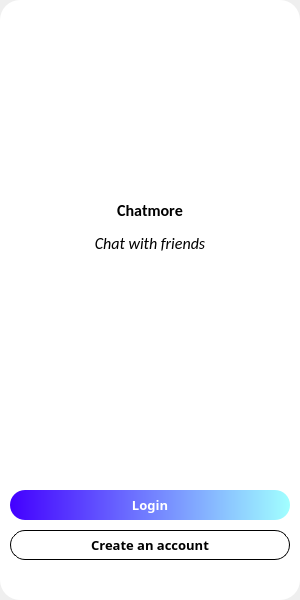
<?xml version="1.0" encoding="UTF-8"?>
<ui version="4.0">
 <class>MainWindow</class>
 <widget class="QMainWindow" name="MainWindow">
  <property name="geometry">
   <rect>
    <x>0</x>
    <y>0</y>
    <width>300</width>
    <height>600</height>
   </rect>
  </property>
  <property name="windowTitle">
   <string>MainWindow</string>
  </property>
  <widget class="QWidget" name="centralwidget">
   <layout class="QVBoxLayout" name="verticalLayout_2">
    <property name="leftMargin">
     <number>0</number>
    </property>
    <property name="topMargin">
     <number>0</number>
    </property>
    <property name="rightMargin">
     <number>0</number>
    </property>
    <property name="bottomMargin">
     <number>0</number>
    </property>
    <item>
     <widget class="QWidget" name="widget" native="true">
      <property name="minimumSize">
       <size>
        <width>300</width>
        <height>600</height>
       </size>
      </property>
      <property name="maximumSize">
       <size>
        <width>300</width>
        <height>600</height>
       </size>
      </property>
      <property name="styleSheet">
       <string notr="true">QWidget#widget{
	background: rgb(255, 255, 255);
	border-radius:20px;
}</string>
      </property>
      <layout class="QVBoxLayout" name="verticalLayout">
       <property name="spacing">
        <number>10</number>
       </property>
       <property name="leftMargin">
        <number>10</number>
       </property>
       <property name="topMargin">
        <number>40</number>
       </property>
       <property name="rightMargin">
        <number>10</number>
       </property>
       <property name="bottomMargin">
        <number>40</number>
       </property>
       <item>
        <widget class="QLabel" name="label">
         <property name="minimumSize">
          <size>
           <width>0</width>
           <height>100</height>
          </size>
         </property>
         <property name="maximumSize">
          <size>
           <width>16777215</width>
           <height>100</height>
          </size>
         </property>
         <property name="text">
          <string/>
         </property>
         <property name="scaledContents">
          <bool>true</bool>
         </property>
        </widget>
       </item>
       <item>
        <spacer name="verticalSpacer_2">
         <property name="orientation">
          <enum>Qt::Vertical</enum>
         </property>
         <property name="sizeType">
          <enum>QSizePolicy::Fixed</enum>
         </property>
         <property name="sizeHint" stdset="0">
          <size>
           <width>20</width>
           <height>50</height>
          </size>
         </property>
        </spacer>
       </item>
       <item>
        <widget class="QLabel" name="label_2">
         <property name="font">
          <font>
           <family>Calibri</family>
           <pointsize>10</pointsize>
           <weight>75</weight>
           <bold>true</bold>
           <kerning>false</kerning>
          </font>
         </property>
         <property name="styleSheet">
          <string notr="true">color: rgb(0,0,0);</string>
         </property>
         <property name="text">
          <string>&lt;html&gt;&lt;head/&gt;&lt;body&gt;&lt;p align=&quot;center&quot;&gt;&lt;span style=&quot; font-size:12pt;&quot;&gt;Chatmore&lt;/span&gt;&lt;/p&gt;&lt;p align=&quot;center&quot;&gt;&lt;span style=&quot; font-size:12pt; font-weight:400; font-style:italic;&quot;&gt;Chat with friends&lt;/span&gt;&lt;/p&gt;&lt;/body&gt;&lt;/html&gt;</string>
         </property>
        </widget>
       </item>
       <item>
        <spacer name="verticalSpacer_3">
         <property name="orientation">
          <enum>Qt::Vertical</enum>
         </property>
         <property name="sizeType">
          <enum>QSizePolicy::Expanding</enum>
         </property>
         <property name="sizeHint" stdset="0">
          <size>
           <width>20</width>
           <height>130</height>
          </size>
         </property>
        </spacer>
       </item>
       <item>
        <widget class="QPushButton" name="pushButton">
         <property name="minimumSize">
          <size>
           <width>0</width>
           <height>30</height>
          </size>
         </property>
         <property name="maximumSize">
          <size>
           <width>16777215</width>
           <height>30</height>
          </size>
         </property>
         <property name="font">
          <font>
           <family>Monotype Corsiva</family>
           <pointsize>10</pointsize>
           <weight>75</weight>
           <bold>true</bold>
          </font>
         </property>
         <property name="cursor">
          <cursorShape>PointingHandCursor</cursorShape>
         </property>
         <property name="styleSheet">
          <string notr="true">QPushButton#pushButton{
	color:rgb(255, 255, 255);
	border-radius: 15px;

	background-color: qlineargradient(spread:pad, x1:0, y1:0, x2:1, y2:0, stop:0 rgba(67, 0, 255, 255), stop:1 rgba(161, 255, 255, 255));
}
QPushButton#pushButton:hover{
	background-color:qlineargradient(spread:pad, x1:0, y1:0, x2:1, y2:0, stop:0 rgba(67, 0, 255, 215), stop:1 rgba(161, 255, 255, 255))
}</string>
         </property>
         <property name="text">
          <string>Login</string>
         </property>
        </widget>
       </item>
       <item>
        <widget class="QPushButton" name="pushButton_2">
         <property name="minimumSize">
          <size>
           <width>0</width>
           <height>30</height>
          </size>
         </property>
         <property name="maximumSize">
          <size>
           <width>16777215</width>
           <height>30</height>
          </size>
         </property>
         <property name="font">
          <font>
           <family>Monotype Corsiva</family>
           <pointsize>10</pointsize>
           <weight>75</weight>
           <bold>true</bold>
          </font>
         </property>
         <property name="cursor">
          <cursorShape>PointingHandCursor</cursorShape>
         </property>
         <property name="styleSheet">
          <string notr="true">QPushButton#pushButton_2{
	color:rgb(0, 0, 0);
	border-radius: 15px;
	border:1px solid;
	background-color: rgb(255, 255, 255);
}
QPushButton#pushButton_2:hover{
	background-color: rgb(134, 134, 134)
}</string>
         </property>
         <property name="text">
          <string>Create an account</string>
         </property>
        </widget>
       </item>
      </layout>
      <zorder>label</zorder>
      <zorder>pushButton_2</zorder>
      <zorder>pushButton</zorder>
      <zorder>label_2</zorder>
     </widget>
    </item>
   </layout>
  </widget>
 </widget>
 <resources/>
 <connections/>
</ui>
